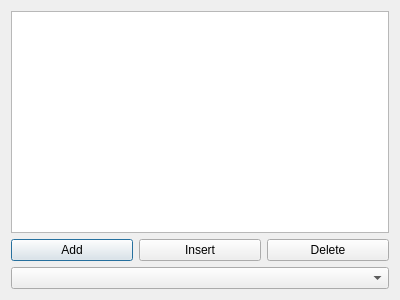
<?xml version="1.0" encoding="UTF-8"?>
<ui version="4.0">
 <class>Dialog</class>
 <widget class="QDialog" name="Dialog">
  <property name="geometry">
   <rect>
    <x>0</x>
    <y>0</y>
    <width>400</width>
    <height>300</height>
   </rect>
  </property>
  <property name="windowTitle">
   <string>Dialog</string>
  </property>
  <layout class="QVBoxLayout" name="verticalLayout">
   <item>
    <widget class="QListView" name="listView"/>
   </item>
   <item>
    <layout class="QHBoxLayout" name="horizontalLayout">
     <item>
      <widget class="QPushButton" name="pushButton">
       <property name="text">
        <string>Add</string>
       </property>
      </widget>
     </item>
     <item>
      <widget class="QPushButton" name="pushButton_2">
       <property name="text">
        <string>Insert</string>
       </property>
      </widget>
     </item>
     <item>
      <widget class="QPushButton" name="pushButton_3">
       <property name="text">
        <string>Delete</string>
       </property>
      </widget>
     </item>
    </layout>
   </item>
   <item>
    <widget class="QComboBox" name="comboBox"/>
   </item>
  </layout>
 </widget>
 <layoutdefault spacing="6" margin="11"/>
 <resources/>
 <connections/>
</ui>
